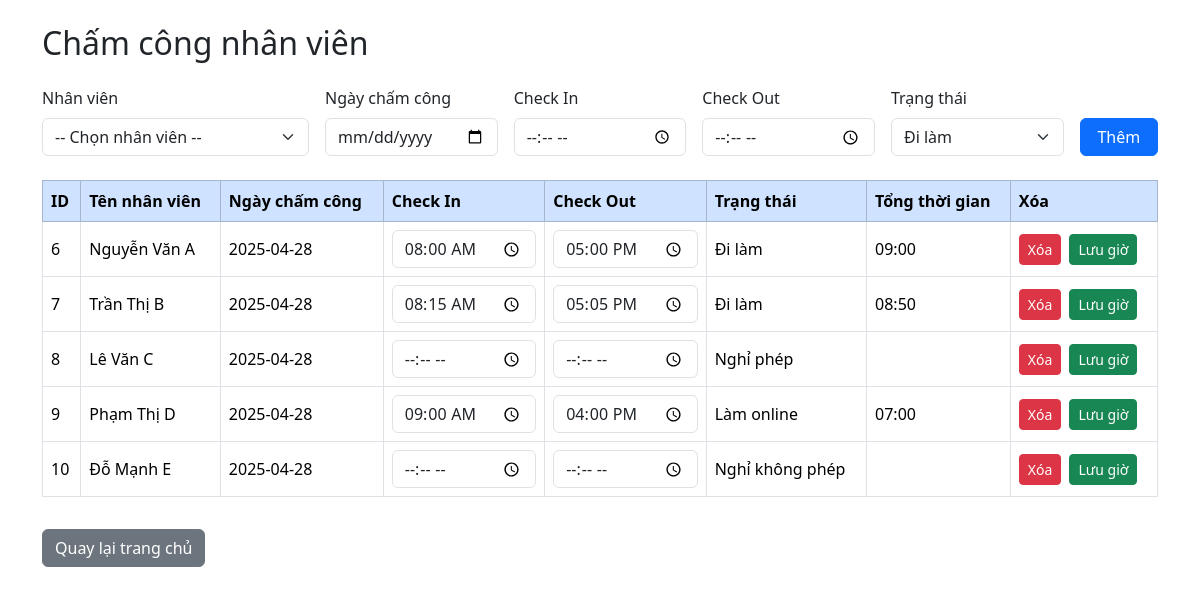
Screenshot of /them_sua_chamcong.php (signed in) with the database file from the repository.
### tables this page shows
CREATE TABLE `chamcong` (
  `id` int(11) NOT NULL,
  `nhanvien_id` int(11) DEFAULT NULL,
  `ngay_cham_cong` date DEFAULT NULL,
  `check_in` time DEFAULT NULL,
  `check_out` time DEFAULT NULL,
  `tt` enum('Đi làm','Nghỉ phép','Nghỉ không phép','Làm online') DEFAULT NULL
);

CREATE TABLE `nhanvien` (
  `id` int(11) NOT NULL,
  `tennv` varchar(100) DEFAULT NULL,
  `gioitinh` enum('Nam','Nữ') DEFAULT NULL,
  `ngaysinh` date DEFAULT NULL,
  `dienthoai` varchar(20) DEFAULT NULL,
  `email` varchar(100) DEFAULT NULL,
  `diachi` text DEFAULT NULL,
  `phongban_id` int(11) DEFAULT NULL,
  `vitri_id` int(11) DEFAULT NULL,
  `ngay_vao_lam` date DEFAULT NULL
);

### them_sua_chamcong.php (the view, shortened to what this page needs)
<?php
try {
    $conn = new PDO("mysql:host=localhost;dbname= qlnv", "root", "");
    $conn->setAttribute(PDO::ATTR_ERRMODE, PDO::ERRMODE_EXCEPTION);
} catch (PDOException $e) {
    die("Kết nối thất bại: " . $e->getMessage());
}
$sql = "SELECT chamcong.*, nhanvien.tennv FROM chamcong
        INNER JOIN nhanvien ON chamcong.nhanvien_id = nhanvien.id
        ORDER BY chamcong.ngay_cham_cong DESC, chamcong.id ASC";
$stmt = $conn->prepare($sql);
$stmt->execute();
$rows = $stmt->fetchAll(PDO::FETCH_ASSOC);
function tinh_tong_gio($check_in, $check_out) {
    if (!$check_in || !$check_out) return '';
    $in = strtotime($check_in);
    $out = strtotime($check_out);
    if ($out > $in) {
        $diff = $out - $in;
        $h = floor($diff / 3600);
        $m = floor(($diff % 3600) / 60);
        return sprintf('%02d:%02d', $h, $m);
    }
    return '';
}
?>
<!DOCTYPE html>
<html lang="vi">
<head>
    <link rel="stylesheet" href="css/bootstrap.min.css">
</head>
<body>
<div class="container py-4">
    <h2 class="mb-4">Chấm công nhân viên</h2>
    <form method="post" class="row g-3 mb-4">
        <div class="col-md-3">
            <label class="form-label">Nhân viên</label>
            <select name="nhanvien_id" class="form-select" required>
                <option value="">-- Chọn nhân viên --</option>
            </select>
        </div>
        <div class="col-md-2">
            <label class="form-label">Ngày chấm công</label>
            <input type="date" name="ngay_cham_cong" class="form-control" required>
        </div>
        <div class="col-md-2">
            <label class="form-label">Check In</label>
            <input type="time" name="check_in" class="form-control">
        </div>
        <div class="col-md-2">
            <label class="form-label">Check Out</label>
            <input type="time" name="check_out" class="form-control">
        </div>
        <div class="col-md-2">
            <label class="form-label">Trạng thái</label>
            <select name="tt" class="form-select" required>
                <option value="Đi làm">Đi làm</option>
            </select>
        </div>
        <div class="col-md-1 d-flex align-items-end">
            <button type="submit" name="add" class="btn btn-primary w-100">Thêm</button>
        </div>
    </form>
    <div class="table-responsive">
    <form method="post">
    <table class="table table-bordered table-hover align-middle">
        <thead class="table-primary">
            <tr>
                <th>ID</th>
                <th>Tên nhân viên</th>
                <th>Ngày chấm công</th>
                <th>Check In</th>
                <th>Check Out</th>
                <th>Trạng thái</th>
                <th>Tổng thời gian</th>
                <th>Xóa</th>
            </tr>
        </thead>
        <tbody>
        <?php if ($rows && count($rows) > 0):
            foreach($rows as $row): ?>
            <tr>
                <td><?php echo htmlspecialchars($row['id']); ?></td>
                <td><?php echo htmlspecialchars($row['tennv']); ?></td>
                <td><?php echo htmlspecialchars($row['ngay_cham_cong']); ?></td>
                <td>
                    <input type="time" name="check_in_<?php echo $row['id']; ?>" value="<?php echo htmlspecialchars($row['check_in']); ?>" class="form-control" style="min-width:100px;">
                </td>
                <td>
                    <input type="time" name="check_out_<?php echo $row['id']; ?>" value="<?php echo htmlspecialchars($row['check_out']); ?>" class="form-control" style="min-width:100px;">
                </td>
                <td><?php echo htmlspecialchars($row['tt']); ?></td>
                <td>
                    <?php echo tinh_tong_gio($row['check_in'], $row['check_out']); ?>
                </td>
                <td>
                    <button type="submit" name="delete" value="<?php echo $row['id']; ?>" class="btn btn-sm btn-danger" onclick="return confirm('Xóa dòng này?')">Xóa</button>
                    <button type="submit" name="update_time" value="<?php echo $row['id']; ?>" class="btn btn-sm btn-success ms-1">Lưu giờ</button>
                </td>
            </tr>
        <?php endforeach; else: ?>
            <tr><td colspan="8" class="text-center">Không có dữ liệu</td></tr>
        <?php endif; ?>
        </tbody>
    </table>
    </form>
    </div>
    <a href="index.php" class="btn btn-secondary mt-3">Quay lại trang chủ</a>
</div>
</body>
</html>

### rows the page displays
chamcong: id "6", nhanvien.tennv "Nguyễn Văn A", ngay_cham_cong "2025-04-28", check_in "08:00:00", check_out "17:00:00", tt "Đi làm", tinh_tong_gio($row['check_in'], $row['check_out']) "09:00"
chamcong: id "7", nhanvien.tennv "Trần Thị B", ngay_cham_cong "2025-04-28", check_in "08:15:00", check_out "17:05:00", tt "Đi làm", tinh_tong_gio($row['check_in'], $row['check_out']) "08:50"
chamcong: id "8", nhanvien.tennv "Lê Văn C", ngay_cham_cong "2025-04-28", tt "Nghỉ phép"
chamcong: id "9", nhanvien.tennv "Phạm Thị D", ngay_cham_cong "2025-04-28", check_in "09:00:00", check_out "16:00:00", tt "Làm online", tinh_tong_gio($row['check_in'], $row['check_out']) "07:00"
chamcong: id "10", nhanvien.tennv "Đỗ Mạnh E", ngay_cham_cong "2025-04-28", tt "Nghỉ không phép"
